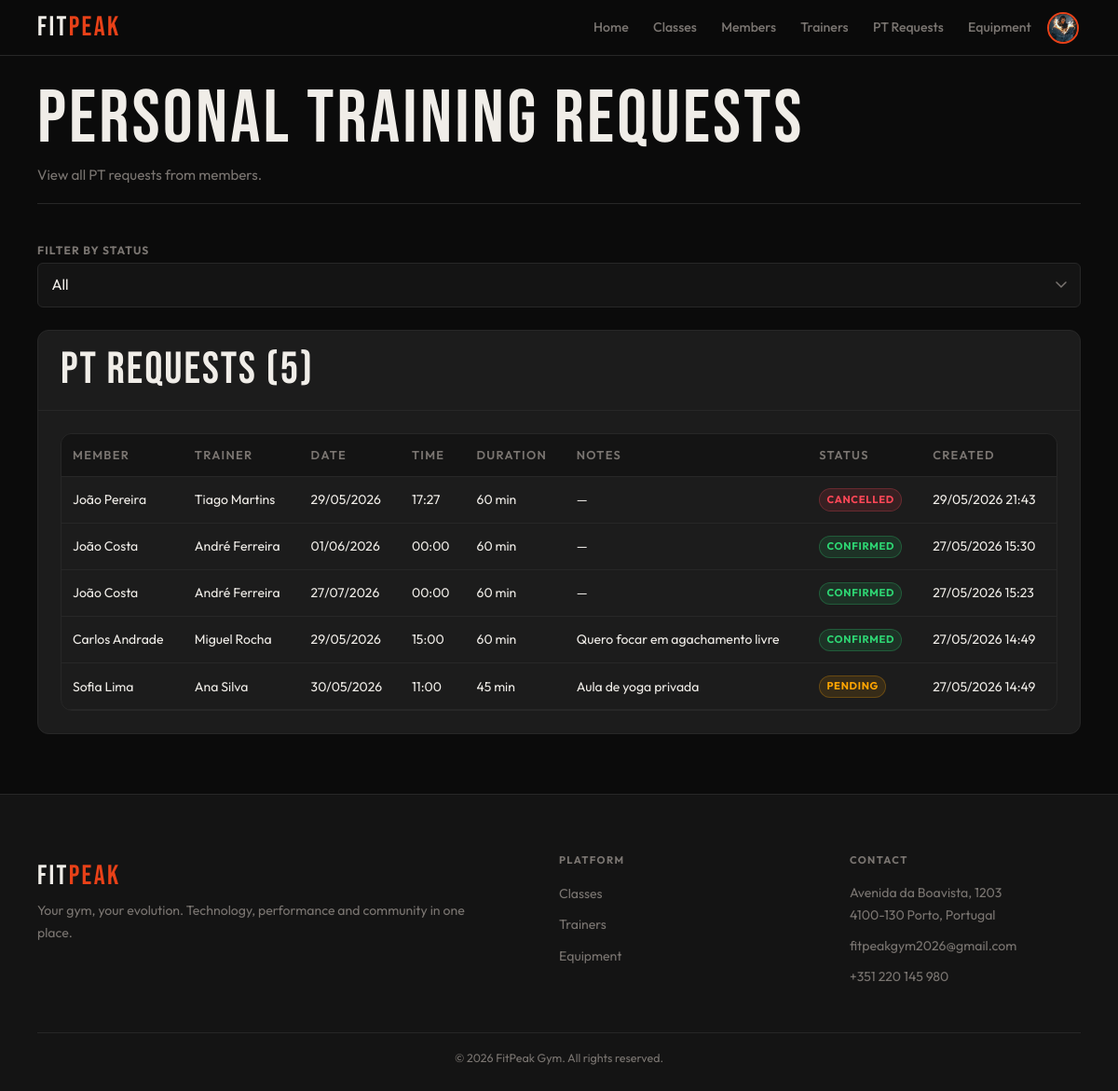
Page /admin/pt_requests.php (signed in) on the earlier database version.
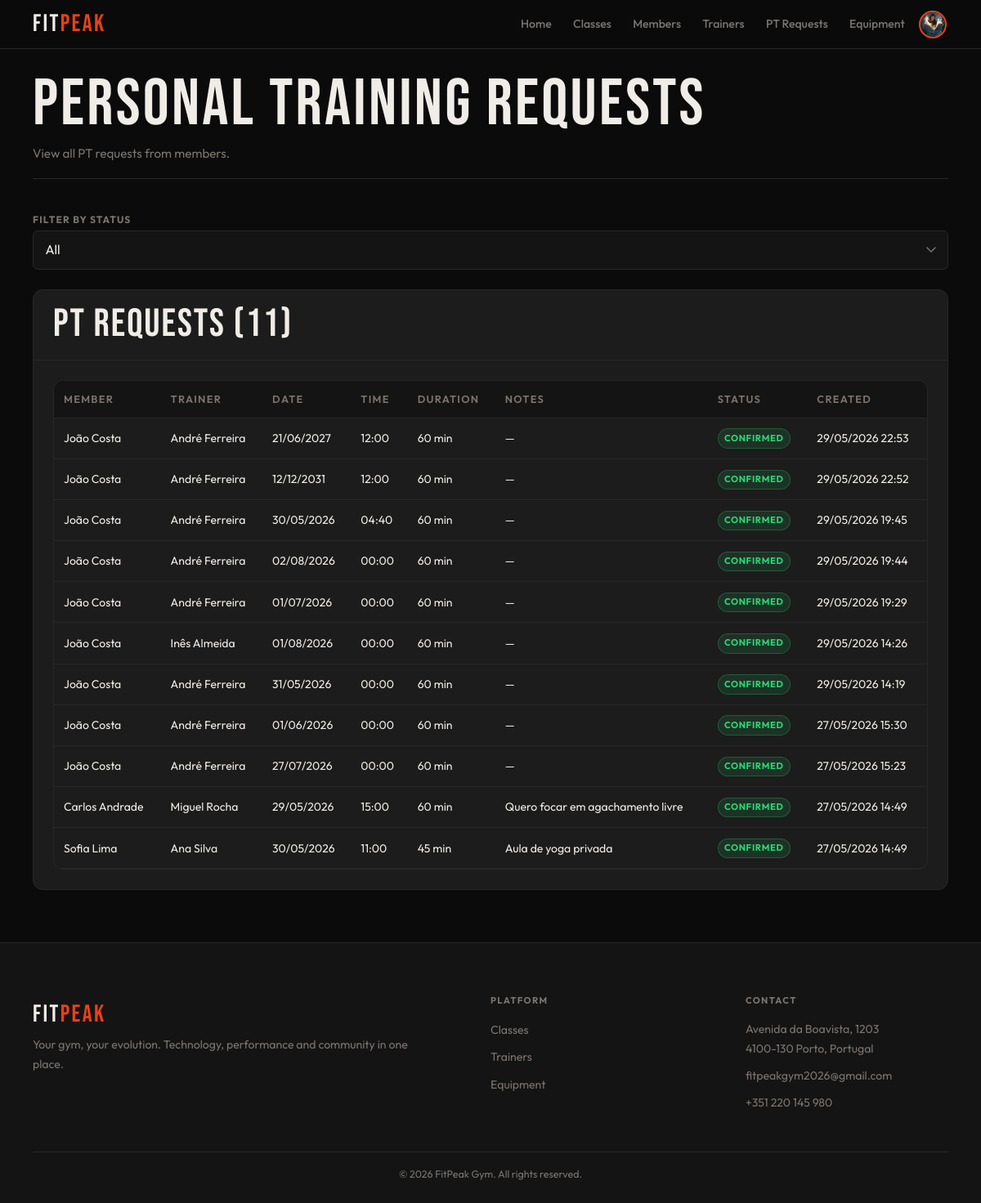
Same page on the later database version.
### tables this page shows
CREATE TABLE personal_bookings (
    id INTEGER PRIMARY KEY AUTOINCREMENT,
    member_id INTEGER NOT NULL,
    trainer_id INTEGER NOT NULL,
    booking_date DATE NOT NULL,
    start_time TEXT NOT NULL,
    duration_min INTEGER DEFAULT 60,
    status TEXT DEFAULT 'pending' CHECK(status IN ('pending','confirmed','cancelled')),
    notes TEXT,
    created_at DATETIME DEFAULT CURRENT_TIMESTAMP,
    FOREIGN KEY(member_id) REFERENCES users(id) ON DELETE CASCADE,
    FOREIGN KEY(trainer_id) REFERENCES users(id) ON DELETE CASCADE
);

### db/personal_bookings.php (called while the page is built, shortened)
<?php
function getAllPTRequests($pdo, $status = null) {
    $sql = "
        SELECT pb.*,
               m.name AS member_name,
               t.name AS trainer_name
        FROM personal_bookings pb
        JOIN users m ON pb.member_id = m.id
        JOIN users t ON pb.trainer_id = t.id
    ";
    if ($status !== null && in_array($status, ['pending', 'confirmed', 'cancelled'], true)) {
        $sql .= " WHERE pb.status = ? ORDER BY pb.created_at DESC";
        $stmt = $pdo->prepare($sql);
        $stmt->execute([$status]);
    } else {
        $sql .= " ORDER BY pb.created_at DESC";
        $stmt = $pdo->prepare($sql);
        $stmt->execute();
    }
    return $stmt->fetchAll(PDO::FETCH_ASSOC);
}

### admin/pt_requests.php (the view, shortened to what this page needs)
<?php
require_once '../includes/header.php';
require_once '../includes/footer.php';
require_once '../db/personal_bookings.php';
function render_requests_table($requests) {
    ?>
    <div class="table-wrap">
        <table class="requests-table">
            <thead>
                <tr>
                    <th>Member</th>
                    <th>Trainer</th>
                    <th>Date</th>
                    <th>Time</th>
                    <th>Duration</th>
                    <th>Notes</th>
                    <th>Status</th>
                    <th>Created</th>
                </tr>
            </thead>
            <tbody>
                <?php foreach ($requests as $req): ?>
                    <tr>
                        <td><?= htmlspecialchars($req['member_name']) ?></td>
                        <td><?= htmlspecialchars($req['trainer_name']) ?></td>
                        <td><?= date('d/m/Y', strtotime($req['booking_date'])) ?></td>
                        <td><?= htmlspecialchars($req['start_time']) ?></td>
                        <td><?= (int)$req['duration_min'] ?> min</td>
                        <td><?= htmlspecialchars($req['notes'] ?: '—') ?></td>
                        <td>
                            <?php if ($req['status'] === 'pending'): ?>
                                <span class="badge badge-warning">Pending</span>
                            <?php elseif ($req['status'] === 'confirmed'): ?>
                                <span class="badge badge-success">Confirmed</span>
                            <?php else: ?>
                                <span class="badge badge-danger">Cancelled</span>
                            <?php endif; ?>
                        </td>
                        <td><?= date('d/m/Y H:i', strtotime($req['created_at'])) ?></td>
                    </tr>
                <?php endforeach; ?>
            </tbody>
        </table>
    </div>
    <?php
}
$pdo = getDatabaseConnection();
$filter = $_GET['filter'] ?? 'all';
$requests = getAllPTRequests($pdo, $filter === 'all' ? null : $filter);
?>
<link rel="stylesheet" href="../css/pages/form.css">
<main class="main">
    <div class="container">
        <header class="page-header">
            <div class="page-header-row">
                <div>
                    <h1>Personal Training Requests</h1>
                    <p>View all PT requests from members.</p>
                </div>
            </div>
        </header>
        <div class="filter-bar">
            <div class="filter-group">
                <label class="form-label">Filter by status</label>
                <select id="status-filter" class="form-select">
                    <option value="all" <?= $filter === 'all' ? 'selected' : '' ?>>All</option>
                </select>
            </div>
        </div>
        <div class="card">
            <div class="card-head">
                <h2>PT Requests (<span id="request-count"><?= count($requests) ?></span>)</h2>
            </div>
            <div class="card-body" id="requests-table-container">
                <?php render_requests_table($requests); ?>
            </div>
        </div>
    </div>
</main>

Differences in the rows shown:
added personal_bookings: member_name "João Costa", trainer_name "André Ferreira", booking_date "21/06/2027", start_time "12:00", duration_min "60", notes "—", status "CONFIRMED", created_at "29/05/2026 22:53"
added personal_bookings: member_name "João Costa", trainer_name "André Ferreira", booking_date "12/12/2031", start_time "12:00", duration_min "60", notes "—", status "CONFIRMED", created_at "29/05/2026 22:52"
added personal_bookings: member_name "João Costa", trainer_name "André Ferreira", booking_date "30/05/2026", start_time "04:40", duration_min "60", notes "—", status "CONFIRMED", created_at "29/05/2026 19:45"
added personal_bookings: member_name "João Costa", trainer_name "André Ferreira", booking_date "02/08/2026", start_time "00:00", duration_min "60", notes "—", status "CONFIRMED", created_at "29/05/2026 19:44"
added personal_bookings: member_name "João Costa", trainer_name "André Ferreira", booking_date "01/07/2026", start_time "00:00", duration_min "60", notes "—", status "CONFIRMED", created_at "29/05/2026 19:29"
added personal_bookings: member_name "João Costa", trainer_name "Inês Almeida", booking_date "01/08/2026", start_time "00:00", duration_min "60", notes "—", status "CONFIRMED", created_at "29/05/2026 14:26"
changed personal_bookings (number 7 of 11 on the later page): member_name "João Pereira" → "João Costa"; trainer_name "Tiago Martins" → "André Ferreira"; booking_date "29/05/2026" → "31/05/2026"; start_time "17:27" → "00:00"; created_at "29/05/2026 21:43" → "29/05/2026 14:19"; status "CANCELLED" → "CONFIRMED"
changed personal_bookings "Aula de yoga privada": status "PENDING" → "CONFIRMED"
Other differences:
count($requests): "5" → "11"
